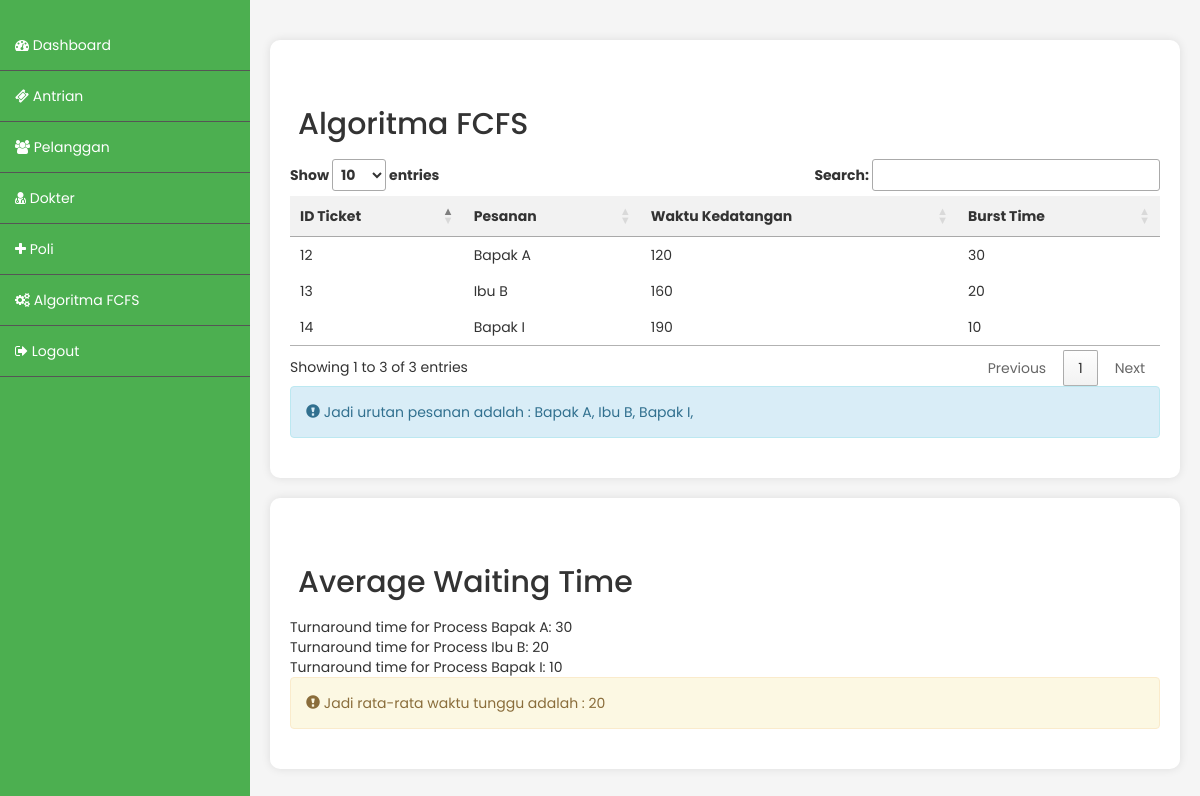
Page /index.php/admin/fifo on the committed database.
### tables this page shows
CREATE TABLE `ticket` (
  `id_ticket` int(255) NOT NULL,
  `id_pelanggan` int(255) NOT NULL,
  `tanggal_masuk` date DEFAULT NULL,
  `waktu_masuk` time DEFAULT NULL,
  `stamp_waktu` timestamp NOT NULL DEFAULT current_timestamp(),
  `waktu_keluar` time DEFAULT NULL,
  `id_poli` int(255) NOT NULL,
  `id_dokter` int(255) NOT NULL
);

CREATE TABLE `pelanggan` (
  `id_pelanggan` int(255) NOT NULL,
  `nama_pelanggan` varchar(255) NOT NULL,
  `nik` varchar(255) NOT NULL,
  `tempat_lahir` varchar(255) NOT NULL,
  `tanggal_lahir` date NOT NULL,
  `alamat` varchar(255) NOT NULL,
  `no_telp` varchar(255) NOT NULL
);

### application/controllers/Admin.php (called while the page is built, shortened)
<?php
class Admin extends CI_Controller {
	public function __construct()
	{
		$this->load->model('akun_model');
		$this->load->model('crud_model');
	}
	public function fifo()
	{
		$data['array_ticket'] = $this->crud_model->mengambil_data_join('ticket',['pelanggan']);
		$this->load->view('admin_fifo',$data);
	}
}

### index.php (called while the page is built, shortened)
<?php
require_once BASEPATH.'core/CodeIgniter.php';

### application/models/Crud_model.php (called while the page is built, shortened)
<?php
class Crud_model extends CI_Model{
	public function mengambil_data_join($nama_tabel,$array_tabel)
	{
		$this->db->select('*');
		$this->db->from($nama_tabel);
		foreach($array_tabel as $tabel){
			$this->db->join($tabel, $nama_tabel.'.id_'.$tabel.' = '.$tabel.'.id_'.$tabel.'');
		}
		$query = $this->db->get();
		return $query->result();
	}
}

### application/views/admin_fifo.php (the view, shortened to what this page needs)
<!DOCTYPE html>
<html lang="en">
<head>
<link rel="stylesheet" type="text/css" href="https://cdn.datatables.net/1.10.25/css/jquery.dataTables.css">
<link href="//maxcdn.bootstrapcdn.com/bootstrap/3.3.0/css/bootstrap.min.css" rel="stylesheet" id="bootstrap-css">
<link href="https://maxcdn.bootstrapcdn.com/font-awesome/4.7.0/css/font-awesome.min.css" rel="stylesheet">
<link rel="stylesheet" href="<?=base_url()?>/css/style.css">
</head>
<body>
<div class="content">
	<div class="status-info">
		<table>
		<tr>
			<td class="title">
			<h2>Algoritma FCFS</h2>
			</td>
			<td class="button-container" style="text-align: right;"></td>
		</tr>
		</table>
		<table id="productTable">
		<thead>
			<tr>
			<th>ID Ticket</th>
			<th>Pesanan</th>
			<th>Waktu Kedatangan</th>
			<th>Burst Time</th>
			</tr>
		</thead>
		<tbody>
			<?php foreach($array_ticket as $ticket): ?>
			<?php
			$waktu_daftar = strtotime("08:00:00");
			$waktu_awal = strtotime($ticket->waktu_masuk);
			$waktu_akhir = strtotime($ticket->waktu_keluar);
			$waktu_kedatangan = abs($waktu_awal - $waktu_daftar)/60;
			$burst_time = abs($waktu_akhir - $waktu_awal)/60;
			$processes[] = array($ticket->nama_pelanggan,ceil($waktu_kedatangan),ceil($burst_time)) ;
			?>
			<tr>
			<td> <?=$ticket->id_ticket?> </td>
			<td> <?=$ticket->nama_pelanggan?> </td>
			<td> <?=ceil($waktu_kedatangan)?></td>
			<td> <?=ceil($burst_time)?> </td>
			</tr>
			<?php endforeach; ?>
		</tbody>
		</table>
		<div class="alert alert-info" role="alert">
			<span class="glyphicon glyphicon-exclamation-sign" aria-hidden="true"></span>
			Jadi urutan pesanan adalah : <?php foreach($array_ticket as $ticket): echo $ticket->nama_pelanggan.', '; endforeach;?>
		</div>
	</div>
	<div class="status-info">
		<table>
		<tr>
			<td class="title">
			<h2>Average Waiting Time</h2>
			</td>
			<td class="button-container" style="text-align: right;"></td>
		</tr>
		</table>
<?php
$total_turnaround_time = 0;
$previous_completion_time = 0;
foreach ($processes as $process) {
    $process_id = $process[0];
    $arrival_time = $process[1];
    $burst_time = $process[2];
    $completion_time = max($previous_completion_time, $arrival_time) + $burst_time;
    $turnaround_time = $completion_time - $arrival_time;
    $total_turnaround_time += $turnaround_time;
    $previous_completion_time = $completion_time;
    echo "Turnaround time for Process $process_id: $turnaround_time<br/>";
}
$average_turnaround_time = $total_turnaround_time / count($processes);
?>
	<div class="alert alert-warning" role="alert">
		<span class="glyphicon glyphicon-exclamation-sign" aria-hidden="true"></span>
		Jadi rata-rata waktu tunggu adalah : <?=$average_turnaround_time?>
	</div>
	</div>
</div>
</body>
</html>

### css/style.css (style rules this page uses)
body { margin: 0; padding: 0; font-family: 'Poppins', sans-serif; background-color: #f5f5f5; }
.content { margin-left: 250px; padding: 20px; }
.content h2 { color: #333; }
.status-info { background-color: #fff; padding: 20px; border-radius: 10px; box-shadow: 0 0 10px rgba(0, 0, 0, 0.1); margin-top: 20px; }
table { width: 100%; border-collapse: collapse; margin-top: 20px; }
th, td { border: 1px solid #ddd; padding: 8px; text-align: left; }
th { background-color: #f2f2f2; }

### application/views/admin_fifo.php (style rules this page uses)
table { border-collapse: collapse; }
table, th, td { border: none; }

### rows in the picture
ticket: id_ticket "12", id_pelanggan.nama_pelanggan "Bapak A", ceil($burst_time) "30"
ticket: id_ticket "13", id_pelanggan.nama_pelanggan "Ibu B", ceil($burst_time) "20"
ticket: id_ticket "14", id_pelanggan.nama_pelanggan "Bapak I", ceil($burst_time) "10"

### other values in the picture
$process_id "Bapak A"
$turnaround_time "30"
$process_id "Ibu B"
$turnaround_time "20"
$process_id "Bapak I"
$turnaround_time "10"
$average_turnaround_time "20"
